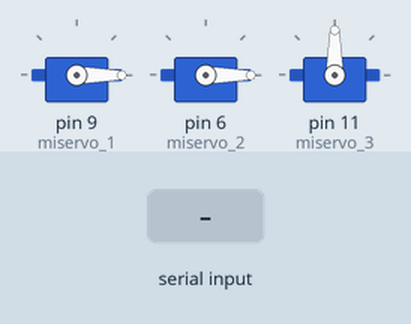
Bench run of a sketch on a simulated Arduino Uno, built with avr-gcc and run on an emulated ATmega328P. Parts: 3 × servo. The test bench sets the inputs (shaded band).

Above: at 1.2 s.
1.3 s: "1" received over Serial
At 2.5 s:
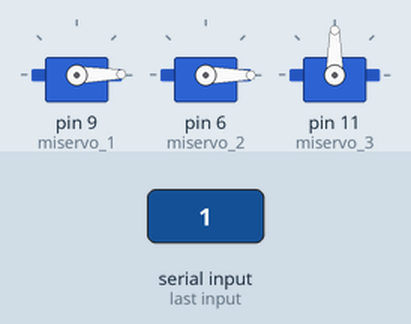
2.8 s: "3" received over Serial
At 3.2 s:
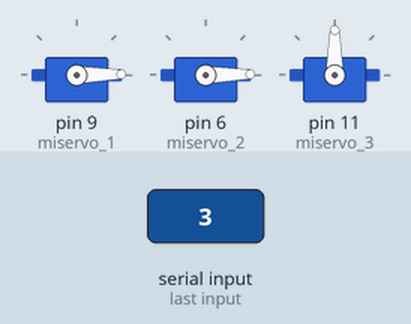
Timing chart, 0 to 5.8 s (numbered marks = the images above; inputs shaded):
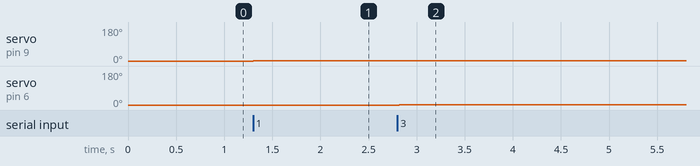

The sketch:

Servos_1.1.ino
```cpp
/*
 *  Este es el codigo del atmega esclavo
 *
 *  Es el funcionamiento de la grua utilizando 5 pulsadores
 *
 *  La diferencia al servo_1.0 es que este utiliza la funcion switch y que no tiene mas velocidad el servo2
*/
#include<Servo.h>
#include <VarSpeedServo.h>

VarSpeedServo miservo_2;

Servo miservo_1;
Servo miservo_3;

int grados1 = 0;
int grados2 = 0;
int grados3 = 90;
int state = 0;

void setup() {

  miservo_1.attach(9, 350, 2900); //servo base, derecha-izquierda
  miservo_1.write(grados1);

  miservo_2.attach(6, 1000, 2000); //servo de la derecha, adelante-atras
  miservo_2.write(grados2);

  miservo_3.attach(11, 1000, 2000); //servo de la izqueirda, abajo
  miservo_3.write(grados3);

  Serial.begin(57600);
}

void loop() {
  if (Serial.available()) {

    state = Serial.read();

    switch(state){
      ///SERVO 1 -- DERECHA IZQUIERDA -- 9///
      case '1':
        grados1++;
        if(grados1 >= 180)
          grados1 = 180;

        miservo_1.write(grados1);
        delay(10);
      break;
      case '2':
        grados1--;
        if(grados1 <= 0)
          grados1 = 0;

        miservo_1.write(grados1);
        delay(10);
      break;

      ///SERVO 2 -- ADELANTE ATRAS -- 6///
      case '3':
        grados2++;
        if(grados2 >= 180)
          grados2 == 180;

        miservo_2.write(grados2, 255, false);
        delay(10);
      break;
      case '4':
        grados2--;
        if(grados2 >= 0)
          grados2 == 0;

        miservo_2.write(grados2, 255, false);
        delay(10);
      break;

      ///SERVO 3 -- ABAJO -- 11///
      case '5':
        grados3--;
        if(grados3<=0) // if(grados3<=0 || (digitalRead(infra1)== HIGH)|| (digitalRead(infra2)== HIGH)|| (digitalRead(infra3)== HIGH)|| (digitalRead(infra4)== HIGH)|| (digitalRead(infra5)== HIGH)){}
          grados3 = 90;

        miservo_3.write(grados3);
        delay(15);
      break;
    }
  }
}
```

Measured:
- after the input at 1.3 s, servo on pin 9 (miservo_1): 0° → 1° at once
- after the input at 2.8 s, servo on pin 6 (miservo_2): 0° → 1° at once
